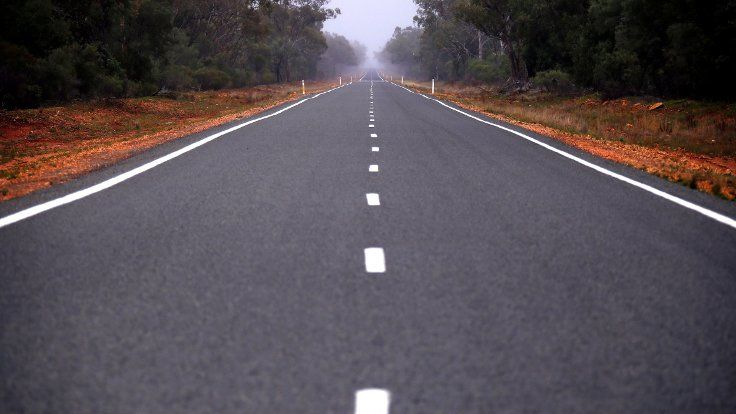
#> input picture resimler/avustralya-yol.jpg, 736 x 414 px
$ python 1.py
#> lines starting #> are read from the running program, lines starting #| are printed output that depends on the picture; after the words box and inside, x2 and y2 are one past the last pixel; in counts of white or black regions, pixels touching at a corner belong together
import cv2
from matplotlib import pyplot as plt
import numpy as np


def stackImages(scale,imgArray):
    rows = len(imgArray)
    cols = len(imgArray[0])
    rowsAvailable = isinstance(imgArray[0], list)
    width = imgArray[0][0].shape[1]
    height = imgArray[0][0].shape[0]
    if rowsAvailable:
        for x in range ( 0, rows):
            for y in range(0, cols):
                if imgArray[x][y].shape[:2] == imgArray[0][0].shape [:2]:
                    imgArray[x][y] = cv2.resize(imgArray[x][y], (0, 0), None, scale, scale)
                else:
                    imgArray[x][y] = cv2.resize(imgArray[x][y], (imgArray[0][0].shape[1], imgArray[0][0].shape[0]), None, scale, scale)
                if len(imgArray[x][y].shape) == 2: imgArray[x][y]= cv2.cvtColor( imgArray[x][y], cv2.COLOR_GRAY2BGR)
        imageBlank = np.zeros((height, width, 3), np.uint8)
        hor = [imageBlank]*rows
        hor_con = [imageBlank]*rows
        for x in range(0, rows):
            hor[x] = np.hstack(imgArray[x])
        ver = np.vstack(hor)
    else:
        for x in range(0, rows):
            if imgArray[x].shape[:2] == imgArray[0].shape[:2]:
                imgArray[x] = cv2.resize(imgArray[x], (0, 0), None, scale, scale)
            else:
                imgArray[x] = cv2.resize(imgArray[x], (imgArray[0].shape[1], imgArray[0].shape[0]), None,scale, scale)
            if len(imgArray[x].shape) == 2: imgArray[x] = cv2.cvtColor(imgArray[x], cv2.COLOR_GRAY2BGR)
        hor= np.hstack(imgArray)
        ver = hor
    return ver


filename = "resimler/avustralya-yol.jpg"
img = cv2.imread(filename) # dosyayi oku
#> img is the input picture: shape (414, 736, 3); mean B, G, R 82.9, 77, 85.1

cv2.imshow("Orjinal",img)

im = cv2.cvtColor(img, cv2.COLOR_BGR2GRAY) # grayscale kopya
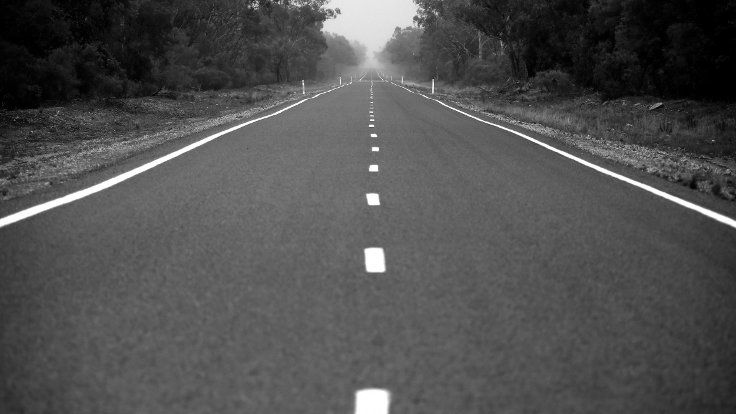
#> im: shape (414, 736); min 0, max 255, mean 80.1
img = cv2.cvtColor(img, cv2.COLOR_BGR2RGB) # rgb kopya

height = img.shape[0]
#> height = 414
width = img.shape[1]
#> width = 736

masked_white = cv2.inRange(im,200,255)
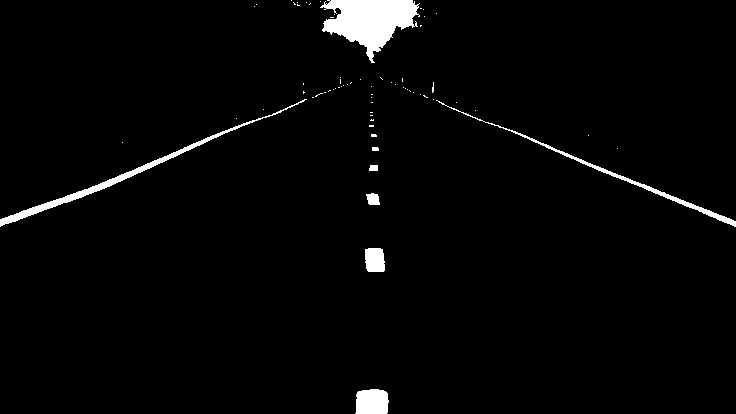
#> masked_white: shape (414, 736); 2.5% white; 69 white regions (61 under 20 px), largest, box (x1, y1, x2, y2) and area: (320, 0, 420, 63) 3399, (0, 99, 307, 227) 1570, (436, 100, 736, 227) 1024
blurred = cv2.GaussianBlur(masked_white,(5,5),0.8)
edge_image = cv2.Canny(blurred,50,150)
#> edge_image: shape (414, 736); 0.82% white in thin lines or dots


mask = np.zeros_like(edge_image)
kenarlar = np.array([[(250,height),(250,height/3),(width,height/3),(width,height)]],np.int32)

cv2.fillPoly(mask, kenarlar, 255)
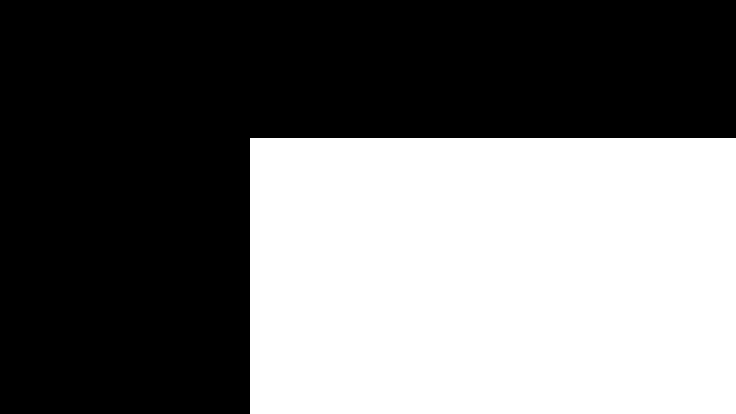
#> mask: shape (414, 736); 44% white; 1 white region, box (x1, y1, x2, y2) and area: (250, 138, 736, 414) 134136


print (edge_image.shape, mask.shape)
#| (414, 736) (414, 736)
masked = cv2.bitwise_and(edge_image, mask)
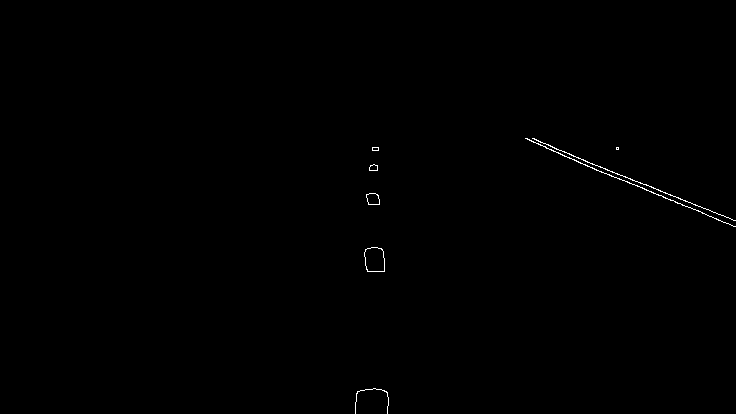
#> masked: shape (414, 736); 0.25% white in thin lines or dots, all inside (x1, y1, x2, y2) = (355, 138, 736, 414)


lines = cv2.HoughLinesP(masked,2,np.pi/180,20,np.array([]),minLineLength=50,maxLineGap=200)
#> lines = [[529, 140, 682, 205], [536, 140, 734, 220], [357, 393, 377, 165], [355, 413, 373, 147], [384, 258, 387, 413], [562, 155, 700, 211], [371, 389, 371, 165], [366, 194, 388, 403], [376, 147, 384, 271], [532, 138, 735, 220], [356, 401, 374, 147]]
zeros = np.zeros_like(img)


for line in lines:
    for x1,y1,x2,y2 in line:
        cv2.line(zeros,(x1,y1),(x2,y2),(0,0,255),4)
#> this loop made 11 passes
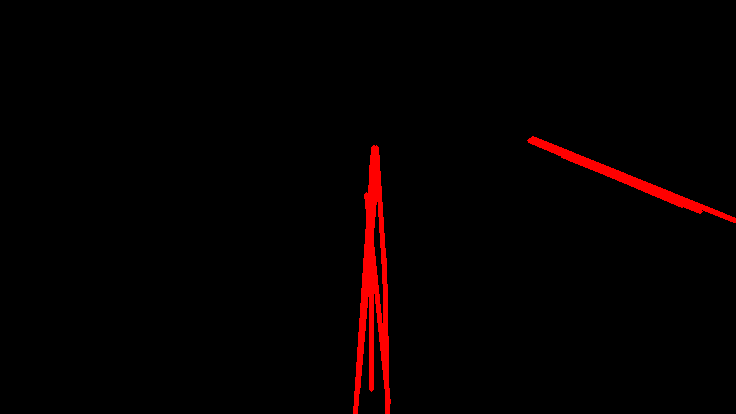
#> zeros: shape (414, 736, 3); mean of channels 0, 1, 2 0, 0, 5.4; drawn as B, G, R

img = cv2.addWeighted(img,0.8,zeros, 1.0,0.)
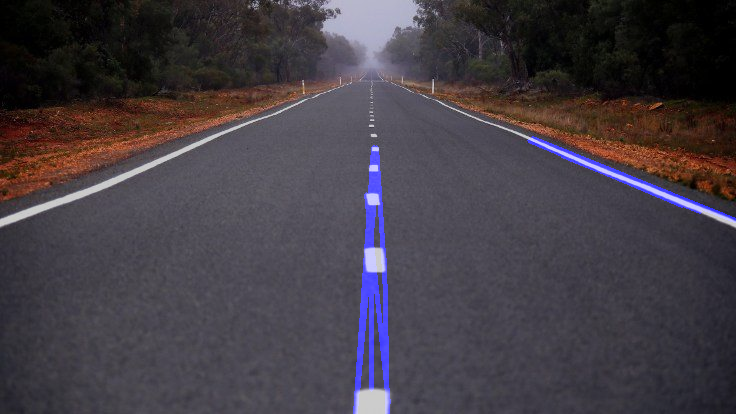
#> img: shape (414, 736, 3); mean R, G, B 68.1, 61.6, 69.3


imgStack = stackImages(0.5,([masked,edge_image],[img,mask]))
#> after the loop in stackImages, `for x in range(0, rows):`: hor = 2 items
#> in stackImages, `ver = np.vstack(hor)`:
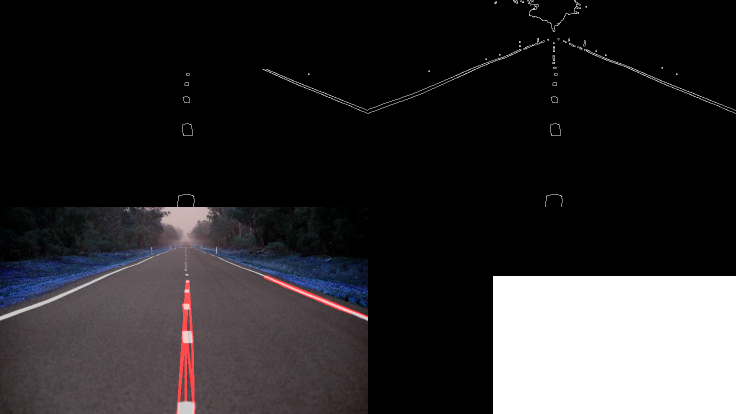
#> ver: shape (414, 736, 3); mean of channels 0, 1, 2 45.8, 44.2, 46.1; drawn as B, G, R


cv2.imshow("ImageStack",imgStack)

plt.imshow(img)
plt.show()
